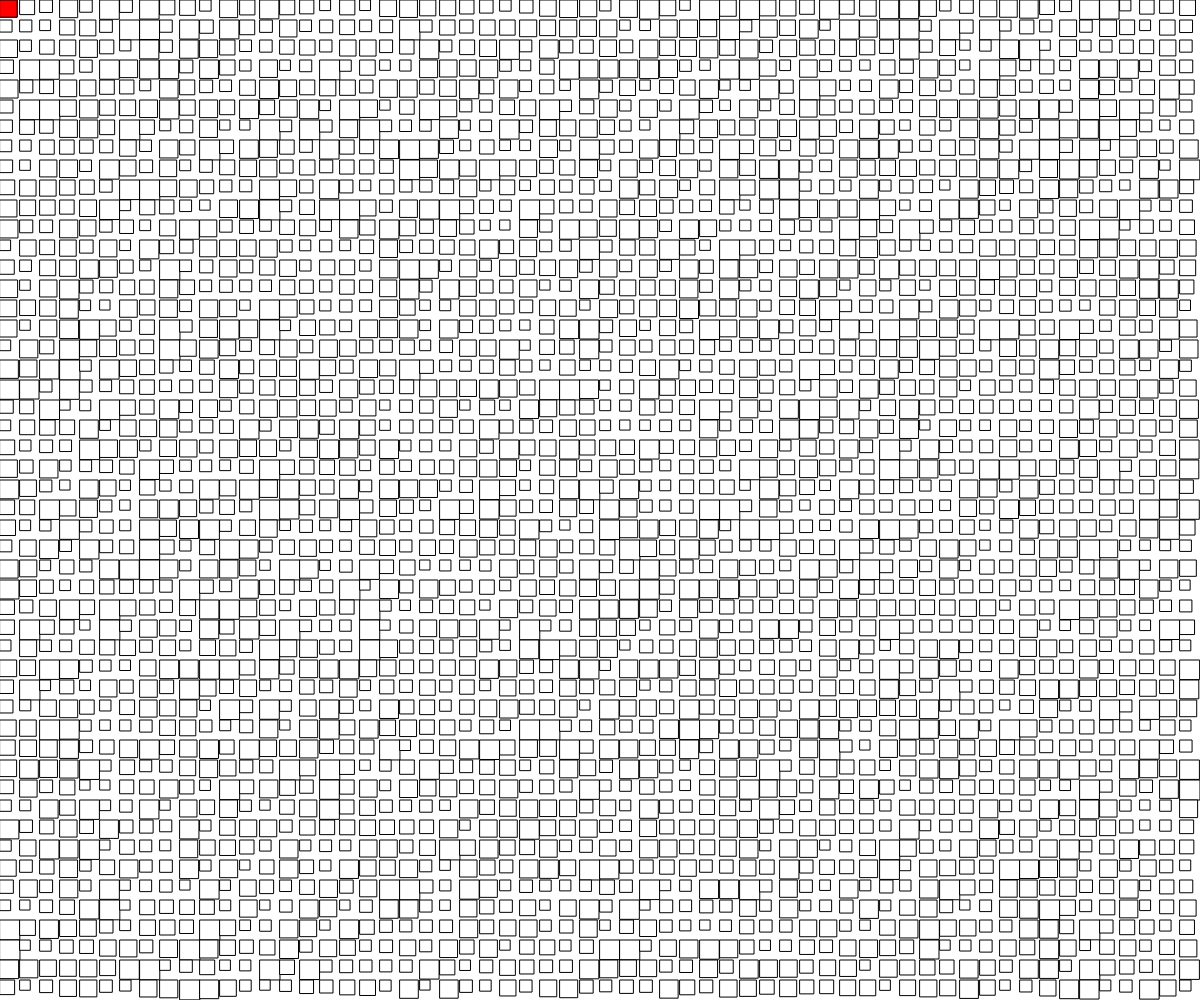
Frame 1 (no input)
Frame 60 (no input): identical to frame 1, image omitted
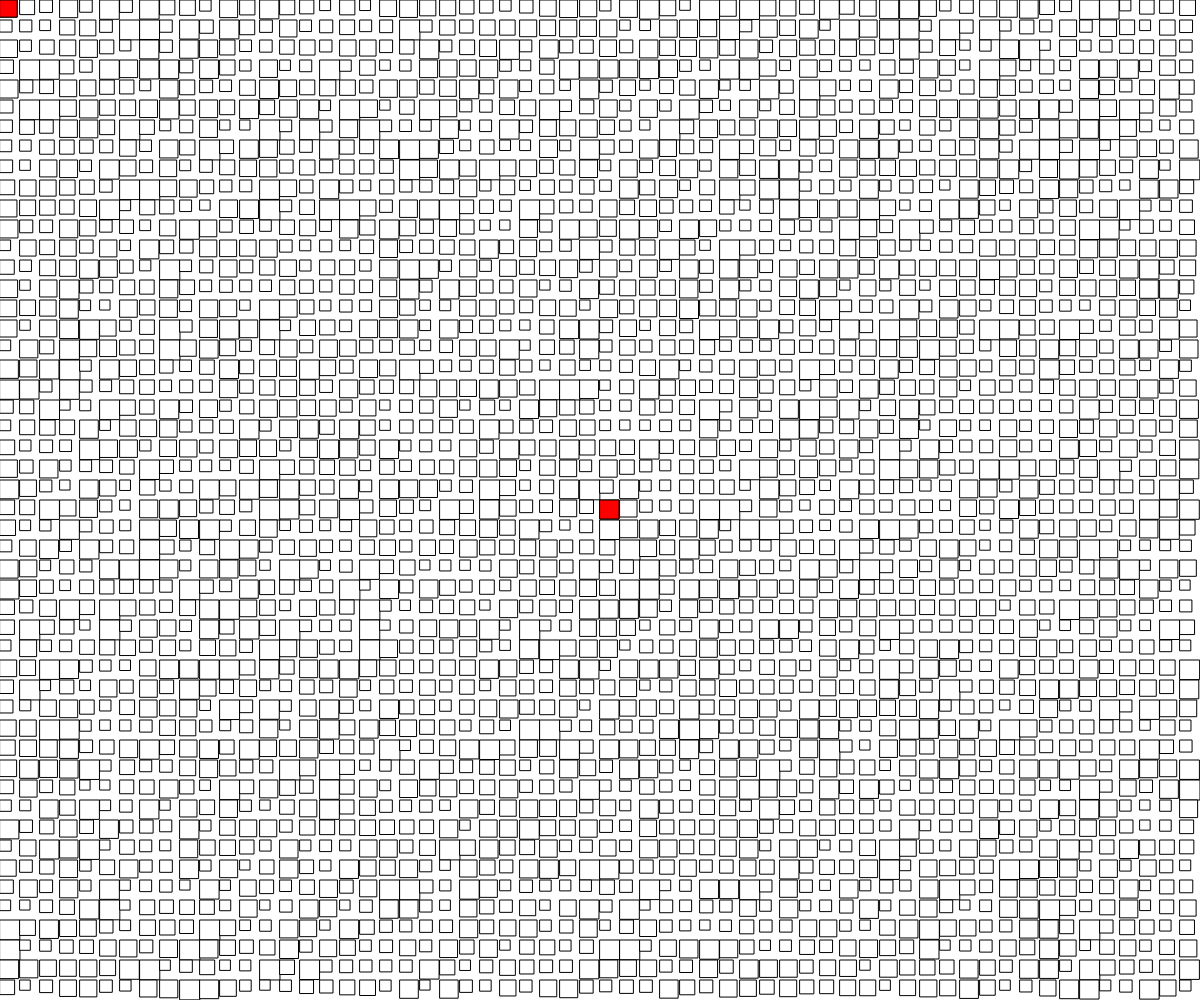
Frame 120 (the mouse pressed at the canvas centre since frame 60)

The p5.js sketch that drew these frames (run headless with seeded random() and noise() and a simulated clock; from frame 60 on, the mouse is pressed at the canvas centre):

// p5.js sketch
// ── sketch.js
let gridSize = 20; // Size of each pixel in the grid
let hoverColor; // Color for hovered pixels
let colors = []; // Array to store colors for each pixel
let pixelSize = []; // Array to store sizes for each pixel

function setup() {
   createCanvas(windowWidth, windowHeight); // Create a canvas
  hoverColor = color(255, 0, 0); // Initial hover color (red)
  drawGrid(); // Draw the initial grid
}

function draw() {
  // Drawing code here
}

function mouseMoved() {
  // Get the coordinates of the hovered pixel
  let x = floor(mouseX / gridSize);
  let y = floor(mouseY / gridSize);

  // Set the fill color to the color of the hovered pixel
  fill(colors[x][y]);

  // Draw a rectangle at the hovered pixel position
  rect(x * gridSize, y * gridSize, pixelSize[x][y], pixelSize[x][y]);
}

function keyPressed() {
  if (key === ' ') { // Clear the canvas when spacebar is pressed
    clearCanvas();
  } else if (key === 'z') { // Change hover color to yellow
    hoverColor = color(255, 255, 0);
  } else if (key === 'x') { // Change hover color to green
    hoverColor = color(0, 255, 0);
  } else if (key === 'c') { // Change hover color to blue
    hoverColor = color(0, 0, 255);
  } else if (key === 'v') { // Change hover color to purple
    hoverColor = color(128, 0, 128);
  } else if (key === 'b') { // Change hover color to white
    hoverColor = color(255);
  }
}

function drawGrid() {
  // Draw the grid of pixels
  for (let x = 0; x < width; x += gridSize) {
    colors.push([]); // Create an array for each column
    pixelSize.push([]); // Create an array for each column
    for (let y = 0; y < height; y += gridSize) {
      // Set the stroke color to black
      stroke(0);
      // Draw a rectangle at each grid position
      let size = random(gridSize / 2, gridSize); // Random size for the pixel
      rect(x, y, size, size);
      colors[floor(x / gridSize)].push(hoverColor); // Initialize colors to hover color
      pixelSize[floor(x / gridSize)].push(size); // Store size for each pixel
    }
  }
}

function clearCanvas() {
  // Clear the canvas by drawing a white rectangle over it
  fill(255);
  rect(0, 0, width, height);
}
